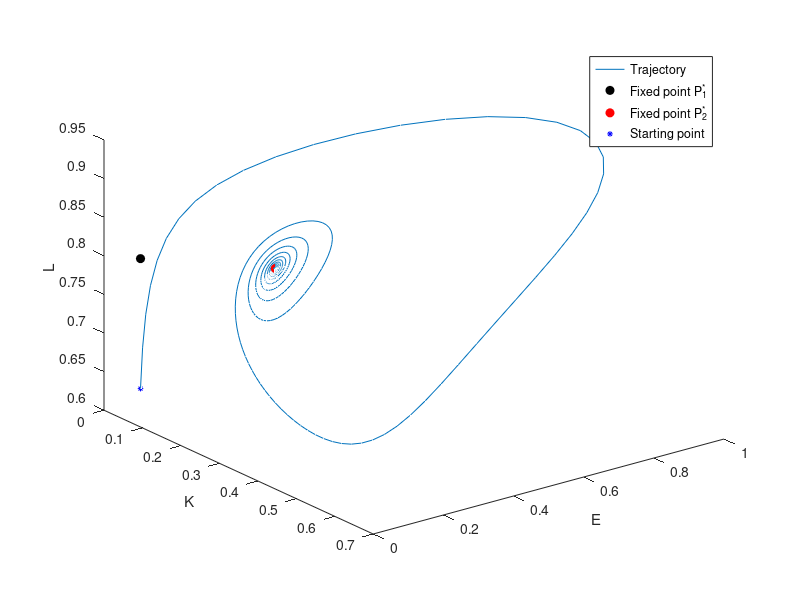

This figure's MATLAB source:
%%%% Simulation of the 3 eqns dynamical system dot{K}, dot{E}, dot{L}
% realization of two trajectories in the space starting form an arbitrary
% point. Even if some assumptions are not satisfied one still observe the 
% global indeterminacy 

clear; close all;
t0=0;
T=100;% time horizont
h=0.1;
%% parameters of the model
alpha = 0.19;
beta = 0.8; 
gamma = 0.8;
delta = 12.8620934285269;
epsil = 0.2;
eta = 4/9;
theta = 0.19;
E_bar = 10.75;
star_L = beta/(beta+epsil);

%% equations
f = @(x) epsil*((1-x)^((epsil-eta*(1+epsil))/eta))*(x^(1-beta))/beta; 
diff_f = @(x) -(epsil*((1-x)^((epsil-eta*(1+epsil))/eta))...
    *(((beta+epsil)*eta-epsil)*x+(1-beta)*eta))/(beta*eta*(x-1)*(x^beta));

K_f = @(K, E, L) (K^alpha)*(L^(beta-1))*(E^gamma)*((beta+epsil)*L-beta)/epsil;
E_f = @(K, E, L) E*(E_bar-E)-delta*(K^alpha)*(L^beta)*(E^gamma);
L_f = @(K, E, L) (f(L)/diff_f(L))*(alpha*(K^(alpha-1))*(L^(beta-1))*(E^gamma)...
    *((beta+epsil)*L-beta)/epsil + gamma*(E_bar-E-delta*(K^alpha)*(L^beta)*(E^(gamma-1)))...
    +(theta-alpha*(K^(alpha-1))*(L^beta)*(E^gamma))/eta);

%% Runge-Kutta
%>>> initial point
Elv(1)=0.05444843;%E1*
Klv(1)=0.04527692;%K1*
Llv(1)=0.6316546;    

N=(T-t0)/h;
% Runge-Kutta coefficients calcualtion of steps
for n = 1:N
    K1k = K_f(Klv(n), Elv(n), Llv(n));
    K1e = E_f(Klv(n), Elv(n), Llv(n));
    K1l = L_f(Klv(n), Elv(n), Llv(n));
    K2k = K_f(Klv(n) + h*K1k/2, Elv(n) + h*K1e/2, Llv(n) + h*K1l/2);
    K2e = E_f(Klv(n) + h*K1k/2, Elv(n) + h*K1e/2, Llv(n) + h*K1l/2);
    K2l = L_f(Klv(n) + h*K1k/2, Elv(n) + h*K1e/2, Llv(n) + h*K1l/2);
    K3k = K_f(Klv(n) + h*K2k/2, Elv(n) + h*K2e/2, Llv(n) + h*K2l/2);
    K3e = E_f(Klv(n) + h*K2k/2, Elv(n) + h*K2e/2, Llv(n) + h*K2l/2);
    K3l = L_f(Klv(n) + h*K2k/2, Elv(n) + h*K2e/2, Llv(n) + h*K2l/2);
    K4k = K_f(Klv(n) + h*K3k, Elv(n) + h*K3e, Llv(n) + h*K3l);
    K4e = E_f(Klv(n) + h*K3k, Elv(n) + h*K3e, Llv(n) + h*K3l);
    K4l = L_f(Klv(n) + h*K3k, Elv(n) + h*K3e, Llv(n) + h*K3l);
    Klv(n+1) = Klv(n) + h*(K1k + 2*K2k + 2*K3k + K4k)/6;
    Elv(n+1) = Elv(n) + h*(K1e + 2*K2e + 2*K3e + K4e)/6;
    Llv(n+1) = Llv(n) + h*(K1l + 2*K2l + 2*K3l + K4l)/6;
end
%% graph plotting
figure(1)
plot3(Elv,Klv,Llv)% trajectory
set(gca,'YDir','reverse')
hold on
plot3(0.05444843,0.04527692,star_L,'o','Color','k','MarkerFaceColor','k') %P1*
hold on
plot3(0.25781852,0.21031403,star_L,'o','Color','r','MarkerFaceColor','r') %P2*
hold on
plot3(Elv(1),Klv(1),Llv(1),'*','MarkerSize',4,'Color','b')% starting point
xlabel('E')
ylabel('K')
zlabel('L')
legend('Trajectory','Fixed point P_1^*','Fixed point P_2^*','Starting point')
hold off
